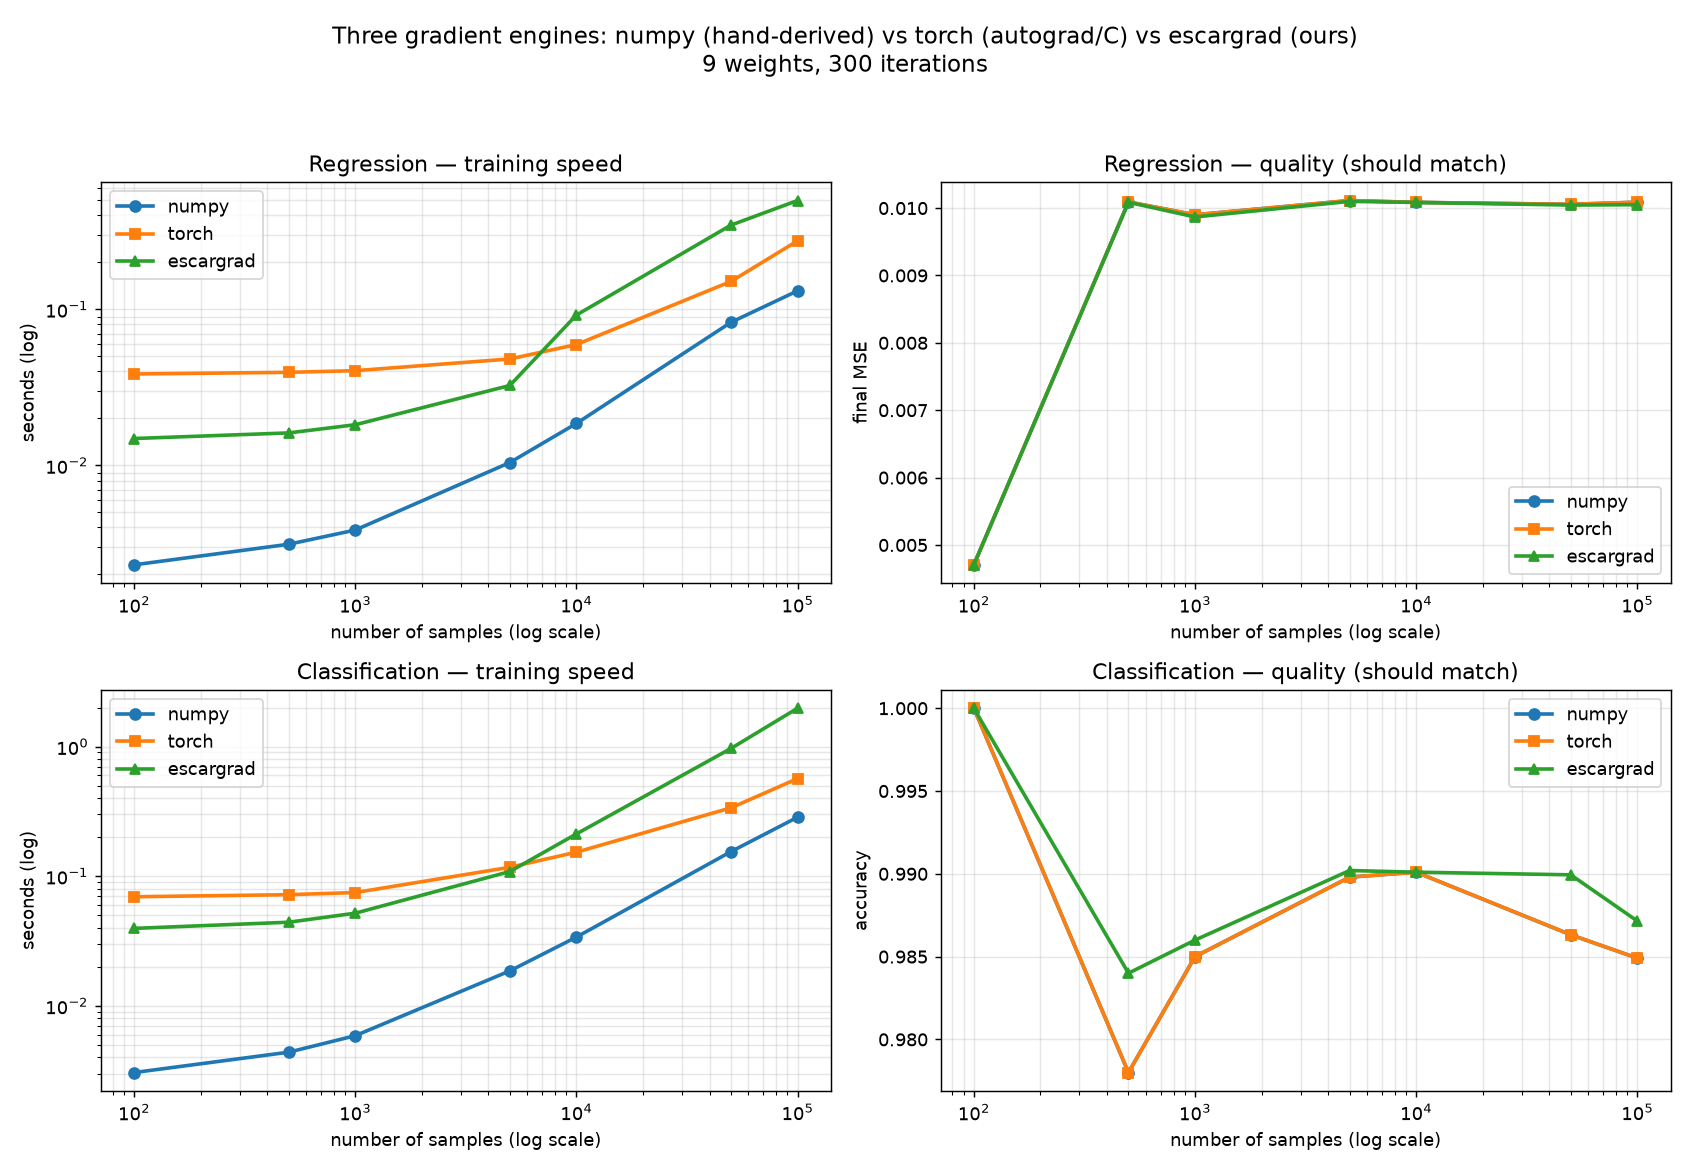

Python code for this plot:
"""
Speed + correctness comparison of the three regression walkthroughs. 🏁

We run the SAME two learning tasks with each of our three gradient engines and
time how long training takes as the dataset grows:

    numpy      -> gradient hand-derived         (regression_walkthrough_numpy)
    torch      -> PyTorch autograd (C backend)  (regression_walkthrough_torch)
    escargrad  -> our own Snail autograd 🐌      (regression_walkthrough_escargrad)

Two tasks:
    - Regression       -> quality measured by MSE      (lower is better)
    - Classification   -> quality measured by accuracy (higher is better)

All three engines run identical math, so their QUALITY should match; only the
SPEED should differ. Any quality gap would flag a bug.

Output: a 2x2 PNG chart (speed + quality for each task) plus printed tables.
Run:  python foundations/benchmark_autograd.py
"""

import time

import numpy as np
import torch

# The three implementations of each model, imported under distinct names.
from regression_walkthrough_numpy import (
    LinearRegression as NumpyLR,
    LogisticClassifier as NumpyClf,
)
from regression_walkthrough_torch import (
    LinearRegression as TorchLR,
    LogisticClassifier as TorchClf,
)
from regression_walkthrough_escargrad import (
    LinearRegression as EscargradLR,
    LogisticClassifier as EscargradClf,
)

import matplotlib

matplotlib.use("Agg")  # headless: render straight to a file, no window
import matplotlib.pyplot as plt


# ---- knobs -----------------------------------------------------------------
SAMPLE_SIZES = [100, 500, 1_000, 5_000, 10_000, 50_000, 100_000]
NUM_FEATURES = 8            # weights to learn (plus a bias column)
NUM_ITERATIONS = 300        # gradient-descent steps per training run
REPEATS = 3                 # take the best of N timings (reduces noise)
MARKERS = {"numpy": "o", "torch": "s", "escargrad": "^"}


def make_regression_data(n_samples: int, n_features: int, seed: int = 0):
    """Fake a linear dataset: y = X @ true_w + small noise."""
    rng = np.random.default_rng(seed)
    # np.random uniform features in [-5, 5], with a trailing bias column of 1s
    X = rng.uniform(-5, 5, size=(n_samples, n_features))
    bias = np.ones((n_samples, 1))
    X = np.hstack([X, bias])                       # (n, n_features + 1)
    true_w = rng.uniform(-3, 3, size=n_features + 1)
    y = X @ true_w + rng.normal(0, 0.1, size=n_samples)
    return X, y, np.zeros(n_features + 1)


def make_classification_data(n_samples: int, n_features: int, seed: int = 1):
    """Fake a linearly-separable-ish dataset: label = 1 if score > 0."""
    rng = np.random.default_rng(seed)
    X = rng.uniform(-5, 5, size=(n_samples, n_features))
    bias = np.ones((n_samples, 1))
    X = np.hstack([X, bias])
    true_w = rng.uniform(-3, 3, size=n_features + 1)
    logits = X @ true_w + rng.normal(0, 0.5, size=n_samples)  # a little noise
    # .astype: turn the True/False labels into 1.0/0.0
    y = (logits > 0).astype(np.float64)
    return X, y, np.zeros(n_features + 1)


def train_once(model, X, y, w0, use_torch: bool, learning_rate: float):
    """Run one training, timed. Returns (seconds, learned_weights_as_numpy)."""
    model.learning_rate = learning_rate
    start = time.perf_counter()
    if use_torch:
        weights = model.train_model(
            torch.as_tensor(X), torch.as_tensor(y),
            num_iterations=NUM_ITERATIONS, initial_weights=torch.as_tensor(w0),
        )
    else:
        weights = model.train_model(
            X, y, num_iterations=NUM_ITERATIONS, initial_weights=w0
        )
    elapsed = time.perf_counter() - start
    # np.asarray: pull weights back to numpy (torch returns a Tensor)
    return elapsed, np.asarray(weights, dtype=np.float64)


def regression_quality(X, y, w) -> float:
    # np.mean: final mean-squared error (lower is better)
    return float(np.mean((X @ w - y) ** 2))


def classification_quality(X, y, w) -> float:
    # sigmoid then threshold at 0.5; np.mean of matches = accuracy (higher better)
    probs = 1.0 / (1.0 + np.exp(-(X @ w)))
    preds = (probs >= 0.5).astype(np.float64)
    return float(np.mean(preds == y))


def run_task(task_name, make_data, engines, learning_rate, quality_fn, quality_label):
    """Benchmark all engines across SAMPLE_SIZES for one task."""
    times = {key: [] for key, *_ in engines}
    quality = {key: [] for key, *_ in engines}

    print(f"\n### {task_name} "
          f"(lr={learning_rate}, {NUM_ITERATIONS} iters, best of {REPEATS})")
    header = f"{'n':>8} | " + " | ".join(f"{key:>10} t(ms)/{quality_label:<4}" for key, *_ in engines)
    print(header)
    print("-" * len(header))

    for n in SAMPLE_SIZES:
        X, y, w0 = make_data(n, NUM_FEATURES)
        cells = []
        for key, model, use_torch in engines:
            best = float("inf")
            learned = None
            # Warmup: burn one untimed run so caches / lazy init are hot before
            # we start the clock — equalizes cold-start noise across engines.
            train_once(model, X, y, w0, use_torch, learning_rate)
            for _ in range(REPEATS):
                secs, learned = train_once(model, X, y, w0, use_torch, learning_rate)
                best = min(best, secs)
            times[key].append(best)
            q = quality_fn(X, y, learned)
            quality[key].append(q)
            cells.append(f"{best*1000:>8.1f}/{q:<7.4f}")
        print(f"{n:>8} | " + " | ".join(cells))

    return times, quality


def main():
    reg_engines = [
        ("numpy", NumpyLR(), False),
        ("torch", TorchLR(), True),
        ("escargrad", EscargradLR(), False),
    ]
    clf_engines = [
        ("numpy", NumpyClf(), False),
        ("torch", TorchClf(), True),
        ("escargrad", EscargradClf(), False),
    ]

    reg_times, reg_quality = run_task(
        "REGRESSION", make_regression_data, reg_engines,
        learning_rate=0.01, quality_fn=regression_quality, quality_label="MSE",
    )
    clf_times, clf_quality = run_task(
        "CLASSIFICATION", make_classification_data, clf_engines,
        learning_rate=0.1, quality_fn=classification_quality, quality_label="acc",
    )

    # ---- plot: 2x2 (speed | quality) x (regression | classification) -------
    fig, axes = plt.subplots(2, 2, figsize=(13, 9))

    def line_plot(ax, data, title, ylabel, logy):
        for key in ("numpy", "torch", "escargrad"):
            ax.plot(SAMPLE_SIZES, data[key], marker=MARKERS[key], linewidth=2, label=key)
        ax.set_xscale("log")
        if logy:
            ax.set_yscale("log")
        ax.set_xlabel("number of samples (log scale)")
        ax.set_ylabel(ylabel)
        ax.set_title(title)
        ax.grid(True, which="both", alpha=0.3)
        ax.legend()

    line_plot(axes[0, 0], reg_times, "Regression — training speed", "seconds (log)", True)
    line_plot(axes[0, 1], reg_quality, "Regression — quality (should match)", "final MSE", False)
    line_plot(axes[1, 0], clf_times, "Classification — training speed", "seconds (log)", True)
    line_plot(axes[1, 1], clf_quality, "Classification — quality (should match)", "accuracy", False)

    fig.suptitle(
        f"Three gradient engines: numpy (hand-derived) vs torch (autograd/C) vs escargrad (ours)\n"
        f"{NUM_FEATURES + 1} weights, {NUM_ITERATIONS} iterations",
        fontsize=13,
    )
    fig.tight_layout(rect=[0, 0, 1, 0.95])

    out_path = "foundations/benchmark_autograd.png"
    fig.savefig(out_path, dpi=130)
    print(f"\nSaved chart -> {out_path}")


if __name__ == "__main__":
    main()
